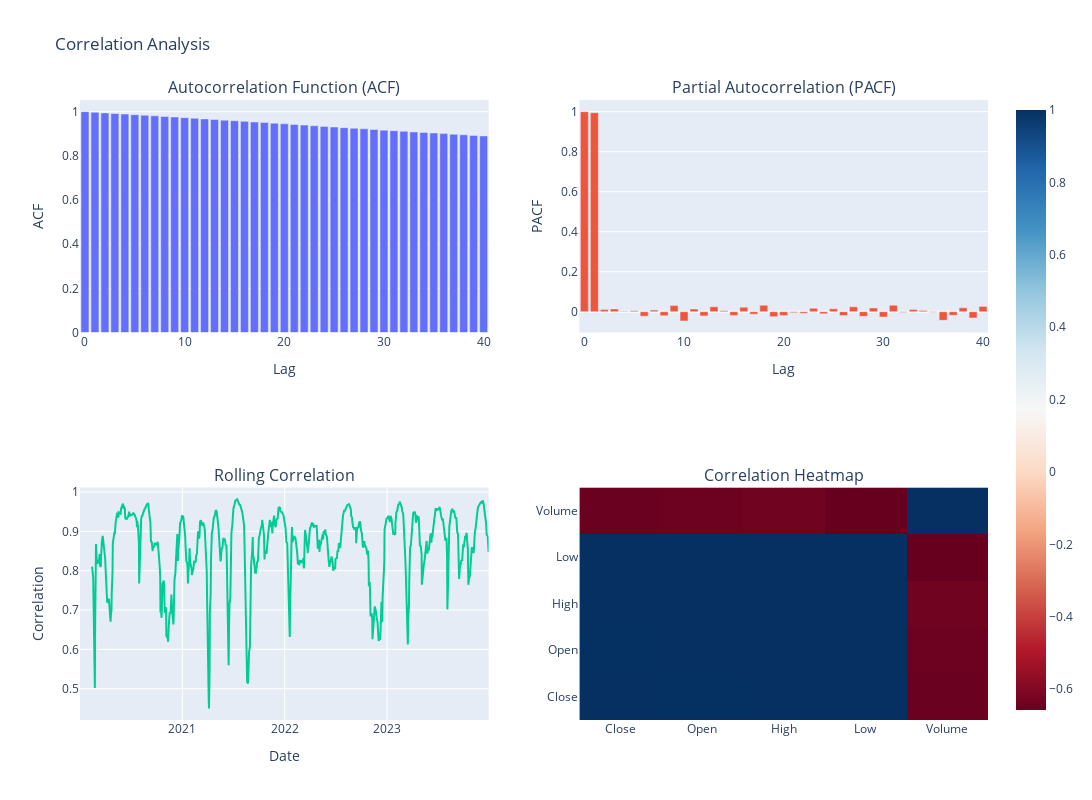
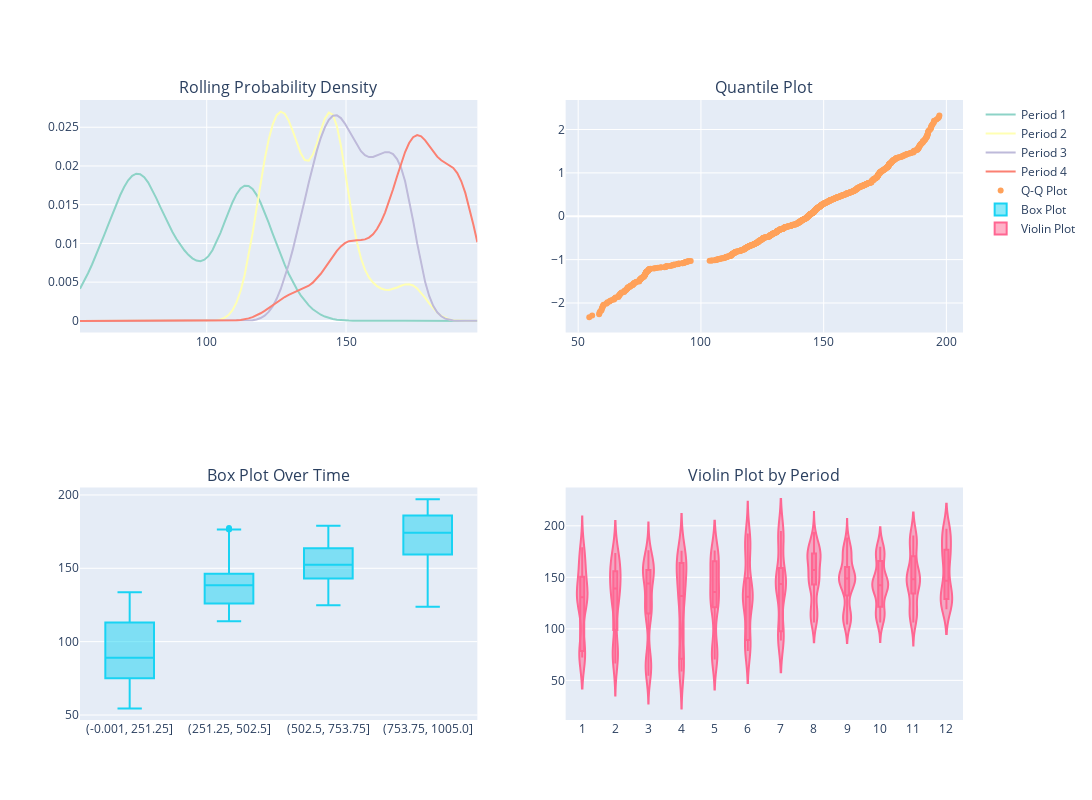

Notebook code cell kept with these figures, in order:
### Markdown cell above
## 4. Pattern Analysis
Now let's analyze various patterns in our data.

### Code cell
# Seasonal Analysis
seasonality = analyzer.analyze_seasonality('Close')
print("\nSeasonality Analysis:")
print(f"Monthly Seasonal Strength: {seasonality.get('seasonal_strength_21', 0):.4f}")

# Print holiday effects
print("\nHoliday Effects:")
for holiday, effect in seasonality['holiday_effects'].items():
    print(f"{holiday}: {effect:.4f}")

# Cycle Analysis
cycles = analyzer.analyze_cycles('Close')
print("\nDominant Cycles (days):")
periodic_lengths = cycles['periodicity']['periodic_lengths']
correlation_strength = cycles['periodicity']['correlation_strength']
for length, strength in zip(periodic_lengths, correlation_strength):
    print(f"Period: {length} days, Strength: {strength:.4f}")

# Print Fourier analysis results
print("\nFourier Analysis - Top frequencies:")
frequencies = cycles['fourier']['dominant_frequencies']
amplitudes = cycles['fourier']['amplitudes']
for freq, amp in zip(frequencies, amplitudes):
    if freq != 0:  # Avoid division by zero
        period = 1/freq
        print(f"Period: {period:.1f} days, Amplitude: {amp:.4f}")
        
# Plot correlogram
corr_fig = viz.plot_correlogram('Close')
corr_fig.show()

# Distribution Evolution
dist_fig = viz.plot_distribution_evolution('Close')
dist_fig.show()
